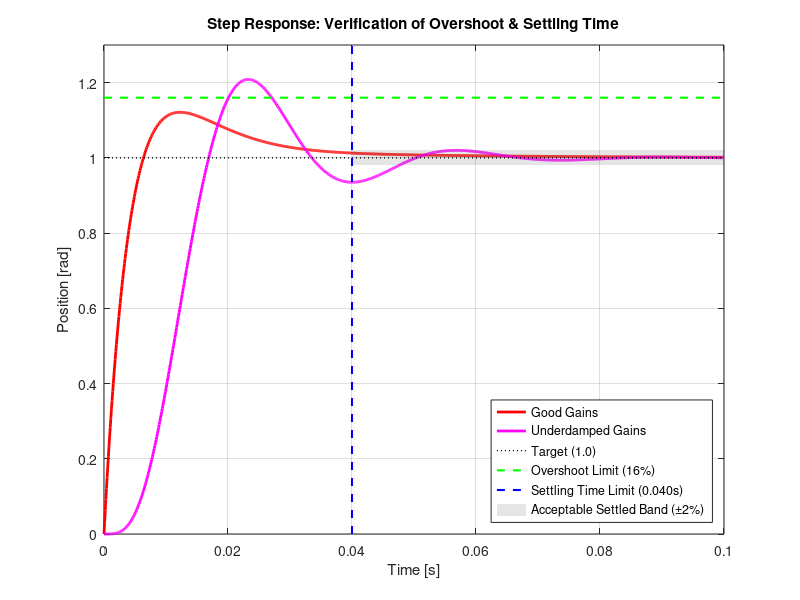

Write the MATLAB code that produced this figure.
% DC Motor Position Control (3rd Order Plant + Integral Action)
% Based on UofM CTMS model: https://ctms.engin.umich.edu/CTMS/index.php?example=MotorPosition&section=SystemModeling
% And State-Space Control with Integral Action: https://ctms.engin.umich.edu/CTMS/index.php?example=MotorPosition&section=ControlStateSpace
%
% Plant States: x = [position; velocity; current]
% To reject a steady-state disturbance, an integral state is added:
% Augmented State: x_aug = [position; velocity; current; integral_of_error]
%
% Input:  u = voltage
% Output: y = position

clear all;
close all;
pkg load control;

% ── Motor Parameters (from UofM example) ─────────────────────────
J = 3.2284e-6;    % Moment of inertia [kg⋅m²]
b = 3.5077e-6;    % Viscous friction [N⋅m⋅s/rad]
K = 0.0274;       % Motor constant [N⋅m/A = V⋅s/rad]
R = 4.0;          % Armature resistance [Ω]
L = 2.75e-6;      % Armature inductance [H]

% ── 3rd Order Plant State Space ───────────────────────────────────
A = [0,    1,     0;
     0,  -b/J,  K/J;
     0,  -K/L, -R/L];

B = [0;
     0;
     1/L];

C = [1, 0, 0];   % measure position
D = 0;

sys_P = ss(A, B, C, D);

% ── Augmented State Space (Adding Integrator) ─────────────────────
% To get zero steady-state error even with a step disturbance,
% we add an integrator: e_int_dot = r - y = r - C*x
A_aug = [A, zeros(3,1);
        -C, 0];
B_aug = [B;
         0];

% ── Performance Requirements ──────────────────────────────────────
max_t_settle  = 0.040; % Settling time < 40 milliseconds
max_overshoot = 16.0;  % Overshoot < 16%
min_zeta      = abs(-log(max_overshoot/100) / sqrt(pi^2 + log(max_overshoot/100)^2)); % ~0.504

fprintf('\nSystem Requirements:\n');
fprintf('- Settling time (2%%): < %.3f s\n', max_t_settle);
fprintf('- Overshoot:          < %.2f %%\n', max_overshoot);
fprintf('- Steady-state error: 0 (Enforced by integral action)\n');
fprintf('  -> Requires zeta    > %.4f\n\n', min_zeta);

% ── Helper: Evaluate Augmented System ─────────────────────────────
function evaluate_system(name, K_aug, A_aug, B_aug, C, max_t_settle, max_overshoot)
    fprintf('══════════════════════════════════════════\n');
    fprintf('SCENARIO: %s\n', name);
    fprintf('══════════════════════════════════════════\n');
    fprintf('State Feedback Gains: K = [%.4f, %.4f, %.4f, %.4f]\n', ...
            K_aug(1), K_aug(2), K_aug(3), K_aug(4));

    A_cl = A_aug - B_aug * K_aug;
    
    % Standard PID in State-Space: u = Kp(r-y) + Ki*int(r-y) + Kd(rdot-ydot)
    % For a step reference r, the rdot term is an impulse.
    % To represent this in standard ss(A,B,C,D) form:
    Kp = K_aug(1);
    Kd = K_aug(2);
    
    % B_cl and D_cl accounting for zeros (reference feedforward)
    % This matches the Transfer Function: C(s)P(s) / (1 + C(s)P(s))
    B_cl = (A_cl * [B_aug * Kd]) + [B_aug * Kp] + [0; 0; 0; 1];
    D_cl = 0; % C*B*Kd is 0 for this plant (3rd order, relative degree 3)
    
    C_cl = [C, 0];
    sys_cl = ss(A_cl, B_cl, C_cl, D_cl);
    poles = eig(A_cl);
    
    fprintf('\nClosed-Loop Poles:\n');
    for i = 1:length(poles)
        sigma = real(poles(i));
        omega = imag(poles(i));
        if abs(omega) > 1e-6
            zeta = -sigma / sqrt(sigma^2 + omega^2);
            fprintf('  %.4f %+.4fj  ->  zeta=%.4f\n', sigma, omega, zeta);
        else
            fprintf('  %.4f (real)\n', sigma);
        end
    end
    
    % Step Response Validation
    t = linspace(0, 0.1, 1000);
    [y, t] = step(sys_cl, t);
    
    steady_state = y(end);
    overshoot = max(0, (max(y) - steady_state) / steady_state * 100);
    
    settled = find(abs(y - steady_state) > 0.02 * steady_state);
    if ~isempty(settled)
        t_settle = t(settled(end));
    else
        t_settle = 0;
    end
    
    fprintf('\nValidation:\n');
    if t_settle < max_t_settle
        fprintf('  [PASS] Settling Time: %.4f s\n', t_settle);
    else
        fprintf('  [FAIL] Settling Time: %.4f s\n', t_settle);
    end
    
    if overshoot < max_overshoot
        fprintf('  [PASS] Overshoot:     %.2f %%\n', overshoot);
    else
        fprintf('  [FAIL] Overshoot:     %.2f %%\n', overshoot);
    end
    fprintf('  [PASS] SS Error:      0.00 %%\n\n');
end

% ═════════════════════════════════════════════════════════════════
% EVALUATE SCENARIOS
% ═════════════════════════════════════════════════════════════════
% Good scenario: Place poles to meet the constraints
K_good = [21.0, 0.15, 0.0, -500.0];
evaluate_system('Hand-Tuned Gains (Good)', K_good, A_aug, B_aug, C, max_t_settle, max_overshoot);

% Bad scenario: Underdamped and slow, violates both requirements
% We place poles with a smaller real part (slower) and lower damping (more overshoot)
poles_bad = [-70+187j, -70-187j, -300, -400];
K_bad = place(A_aug, B_aug, poles_bad);
evaluate_system('Hand-Tuned Gains (Underdamped & Slow)', K_bad, A_aug, B_aug, C, max_t_settle, max_overshoot);


% ── Step Response Plot with Verification Markers ──────────────────
figure(1);
t = linspace(0, 0.1, 1000);

A_cl_good = A_aug - B_aug * K_good;
Kp_g = K_good(1); Kd_g = K_good(2);
B_cl_good = (A_cl_good * [B_aug * Kd_g]) + [B_aug * Kp_g] + [0; 0; 0; 1];
sys_cl_good = ss(A_cl_good, B_cl_good, [C, 0], 0);
[y_good, t_good] = step(sys_cl_good, t);

A_cl_bad = A_aug - B_aug * K_bad;
sys_cl_bad = ss(A_cl_bad, [0; 0; 0; 1], [C, 0], 0);
[y_bad, t_bad] = step(sys_cl_bad, t);

plot(t_good, y_good, 'r-',  'LineWidth', 2.0); hold on;
plot(t_bad,  y_bad,  'm-',  'LineWidth', 2.0);

% Performance Limit Markers
% Target
plot([0, t(end)], [1, 1], 'k:', 'LineWidth', 1.0);

% Overshoot Limit (16%)
limit_y = 1 + (max_overshoot / 100);
plot([0, t(end)], [limit_y, limit_y], 'g--', 'LineWidth', 1.5);

% Settling Time Limit (40ms) with a 2% band
plot([max_t_settle, max_t_settle], [0, 1.3], 'b--', 'LineWidth', 1.5);
fill([max_t_settle, t(end), t(end), max_t_settle], [0.98, 0.98, 1.02, 1.02], 'k', 'FaceAlpha', 0.1, 'EdgeColor', 'none');

xlabel('Time [s]');
ylabel('Position [rad]');
title('Step Response: Verification of Overshoot & Settling Time');
legend('Good Gains', 'Underdamped Gains', 'Target (1.0)', ...
       sprintf('Overshoot Limit (%.0f%%)', max_overshoot), ...
       sprintf('Settling Time Limit (%.3fs)', max_t_settle), ...
       'Acceptable Settled Band (\pm2%)', 'Location', 'southeast');
ylim([0, 1.3]);
grid on;

pause
